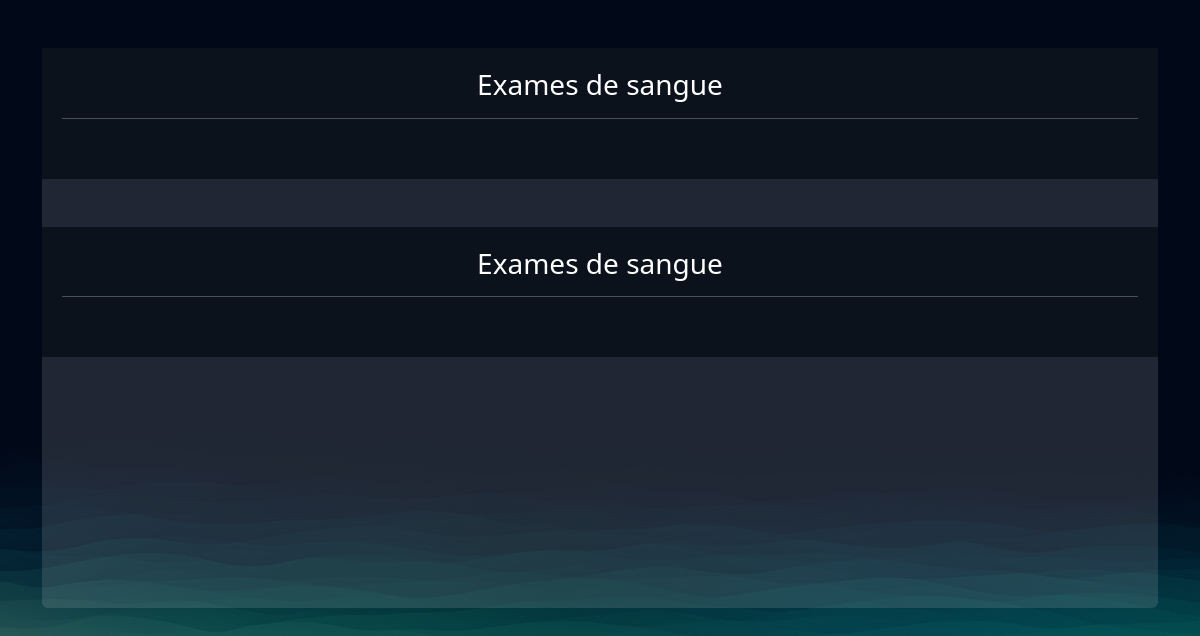
The app's page /exams/manage_exams/ (signed in), older data.
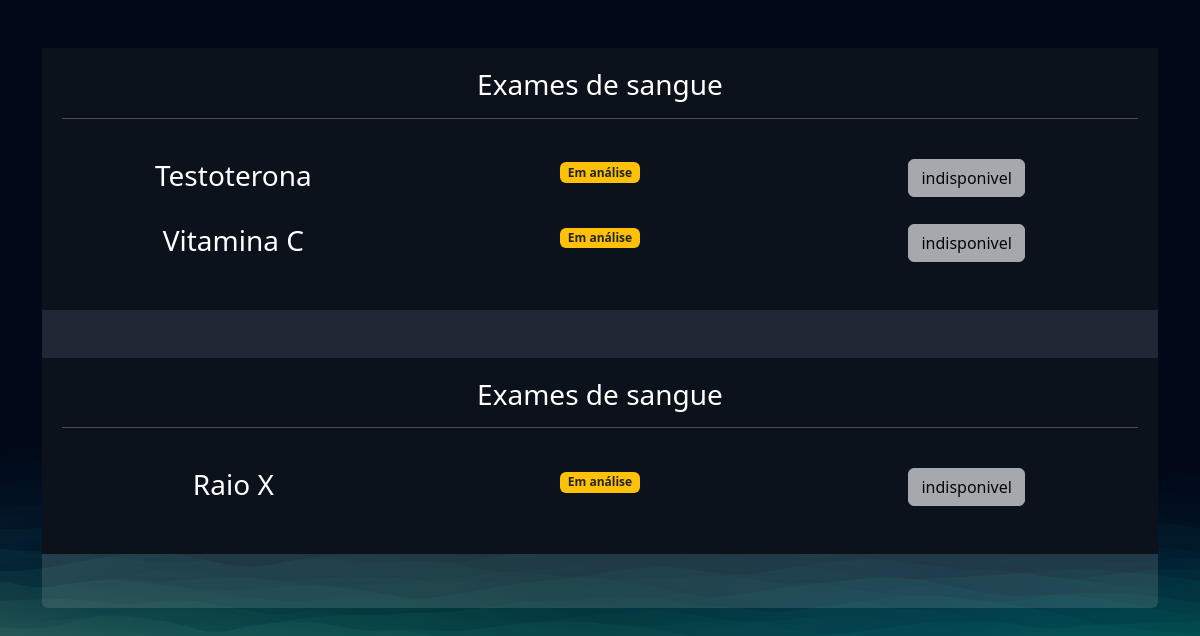
The same page, newer data.
### exams/models.py (models this page shows, shortened)
class ExamRequest(models.Model):
    choice_status = (("E", "Em análise"), ("F", "Finalizado"))
    user = models.ForeignKey(User, on_delete=models.DO_NOTHING)
    exam = models.ForeignKey(TypeExams, on_delete=models.DO_NOTHING)
    status = models.CharField(max_length=2, choices=choice_status)
    result = models.FileField(upload_to="results", null=True, blank=True)
    requer_password = models.BooleanField(default=False)
    password = models.CharField(max_length=6, null=True, blank=True)
    def badge_template(self):
        if self.status == "E":
            css_class = 'bg-warning text-dark'
            text = "Em análise"
        elif self.status == "F":
            css_class = 'bg-success'
            text = "Finalizado"
        return mark_safe(f'<span class="badge {css_class}">{text}</span>')

class TypeExams(models.Model):
    type_choices = (("I", "Exame de imagem"), ("S", "Exame de sangue"))
    name = models.CharField(max_length=50)
    type = models.CharField(max_length=1, choices=type_choices)
    price = models.FloatField()
    available = models.BooleanField(default=True)
    start_time = models.IntegerField()
    end_time = models.IntegerField()

### exams/views.py (the view)
# urls.py: path('manage_exams/', views.manage_exams, name="manage_exams"),
@login_required
def manage_exams(request):
    exams = ExamRequest.objects.filter(user=request.user)
    return render(request, "manage_exams.html", {"exams": exams})

### exams/templates/manage_exams.html (shortened to what this page needs)
{% extends "bases/base.html" %}
{% load static %}
{% block 'head' %}
    <link href="{% static 'exams/css/css.css' %}" rel="stylesheet">
    <link href="{% static 'exams/css/manage_orders.css' %}" rel="stylesheet">
    <link href="{% static 'exams/css/manage_exams.css' %}" rel="stylesheet">
{% endblock 'head' %}
{% block 'conteudo' %}
    <br>
    <br>
    <div class="container">
        <div class="card card-view">
            <div class="sub-card">
                <h3>Exames de sangue</h3>
                <hr>
                <br>
                {% for exam in exams %}
                    {% if exam.exam.type == "S" %}
                        <div class="row">
                            <div class="col-md-4">
                                <h3>{{exam.exam.name}}</h3>
                            </div>
                            <div class="col-md-4">
                                {{exam.badge_template}}
                            </div>
                            <div class="col-md-4">
                                {% if exam.status == 'F' %}
                                    <a href="{% url 'open_exams_without_password' exam.id %}" class="btn btn-light" target="_blank" >Disponivel</a>
                                {% else %}
                                    <a href="#" class="btn btn-light disabled">indisponivel</a>
                                {% endif %}
                            </div>
                        </div>
                        <br>
                    {% endif %}
                {% endfor %}
            </div>
            <br>
            <br>
            <div class="sub-card">
                <h3>Exames de sangue</h3>
                <hr>
                <br>
                {% for exam in exams %}
                    {% if exam.exam.type == "I" %}
                        <div class="row">
                            <div class="col-md-4">
                                <h3>{{exam.exam.name}}</h3>
                            </div>
                            <div class="col-md-4">
                                {{exam.badge_template}}
                            </div>
                            <div class="col-md-4">
                                {% if exam.status == 'F' %}
                                    <a href="{% url 'open_exams_without_password' exam.id %}"  class="btn btn-light">Disponivel</a>
                                {% else %}
                                    <a href="#" class="btn btn-light disabled">indisponivel</a>
                                {% endif %}
                            </div>
                        </div>
                        <br>
                    {% endif %}
                {% endfor %}
            </div>
        </div>
    </div>
{% endblock 'conteudo' %}

### templates/bases/base.html (shortened to what this page needs)
{% load static %}
<!DOCTYPE html>
<html lang="pt-BR">
  <head>
    <link
      href="https://cdn.jsdelivr.net/npm/bootstrap@5.3.1/dist/css/bootstrap.min.css"
      rel="stylesheet"
    />
    <link href="{% static 'geral/css/base.css' %}" rel="stylesheet" />
    {% block 'head' %}{% endblock %}
  </head>
  <body>
    {% block 'conteudo' %}{% endblock %}
  </body>
</html>

### templates/static/geral/css/base.css (style rules this page uses)
:root { --main-color: #151c34; --dark-color: #0c121c; --light-color: #6de6ee; --contrast-color: #f4c96b; --differential-color: #066668; }
* { color: white; }

### templates/static/exams/css/css.css (style rules this page uses)
body { background-image: url('/static/geral/img/bg2.png'); background-size: cover; }
.card { background-color: rgba(217, 217, 217, .14); color: white; padding: 15px; }

### templates/static/exams/css/manage_orders.css (style rules this page uses)
.card-view { text-align: center; padding: 0; border: none; height: 70vh; }

### templates/static/exams/css/manage_exams.css (style rules this page uses)
.sub-card { background-color: var(--dark-color); padding: 20px; }

Row changes from the older to the newer data that the page shows:
added ExamRequest: exam.name "Testoterona", badge_template "Em análise", shows "indisponivel", shown under "Exames de sangue"
added ExamRequest: exam.name "Vitamina C", badge_template "Em análise", shows "indisponivel", shown under "Exames de sangue"
added ExamRequest: exam.name "Raio X", badge_template "Em análise", shows "indisponivel", shown under "Exames de sangue"
